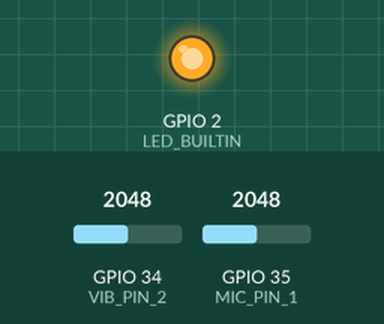
This sketch was run on a simulated ESP32. Shown: output pins drawn as LEDs (lit = HIGH). The inputs (shaded band) are chosen by the test bench; at power-on: GPIO 34 (VIB_PIN_2) = 2048, GPIO 35 (MIC_PIN_1) = 2048. Storage starts empty; what the sketch prints to the serial monitor is not drawn.

Above: at 0.1 s.
Timing chart, 0 to 1.6 s (numbered marks = the images above):
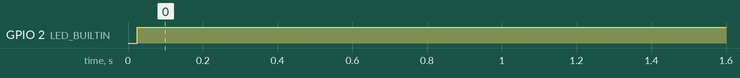

Measured:
- by itself, GPIO 2 (LED_BUILTIN): LOW → HIGH at 0.03 s

The sketch:

sound_to_SD_ADC_official.ino
```cpp
#include "FS.h"
#include "SD.h"
#include "SPI.h"
#include "Wire.h"

#define SD_CS 5
#define MIC_PIN_1 35
#define VIB_PIN_2 34
#define LED_BUILTIN 2

void setup() {
  Serial.begin(115200);
  while (!Serial) {
    ;
  }

  if (!SD.begin(SD_CS)) {
    Serial.println("Card Mount Failed");
    return;
  }

  Serial.println("Card Mount Success");

  pinMode(MIC_PIN_1, INPUT);
  pinMode(VIB_PIN_2, INPUT);
  pinMode(LED_BUILTIN, OUTPUT);

  Serial.println("Setup done");

}

void loop() {

  File file = SD.open("/recording/REC.wav", FILE_APPEND);

  if (!file ) {
    Serial.println("Failed to open file in writing mode");
    return;
  }

  int16_t sample1;
  int16_t sample2;

  Serial.println("Recording...");
  digitalWrite(LED_BUILTIN, HIGH);

  for (int i = 0; i < 600000/6; i++) {
    sample1 = analogRead(MIC_PIN_1);
    sample2 = analogRead(VIB_PIN_2);
    file.write((uint8_t *)&sample1, sizeof(sample1));
    file.write((uint8_t *)&sample2, sizeof(sample2));
  }

  file.close();

  Serial.println("Recording done");

}
```
